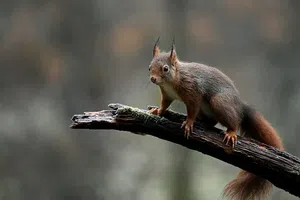
#> input picture 7th-week-hw/images/robert.webp, 300 x 200 px, found by its file name
$ python robertCross.py
#> lines starting #> are read from the running program, lines starting #| are printed output that depends on the picture
import cv2
import numpy as np
from scipy import ndimage

cross_v = np.array( [[1, 0 ],[0,-1 ]] )

cross_h = np.array( [[ 0, 1 ],[ -1, 0 ]] )

img = cv2.imread("images\\robert.webp",0).astype('float64')
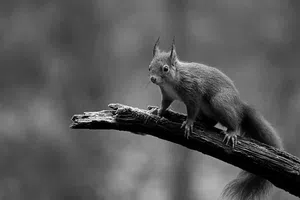
#> img: shape (200, 300) float64; min 0, max 244, mean 88.1
img/=255.0
vert = ndimage.convolve( img, cross_v )
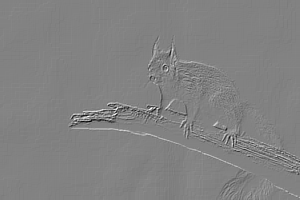
#> vert: shape (200, 300) float64; min -0.722, max 0.69, mean 8.72e-05; drawn with min black and max white
horiz = ndimage.convolve( img, cross_h )
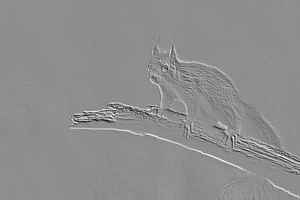
#> horiz: shape (200, 300) float64; min -0.776, max 0.624, mean 0.000301; drawn with min black and max white

img_edg = np.sqrt( np.square(horiz) + np.square(vert))
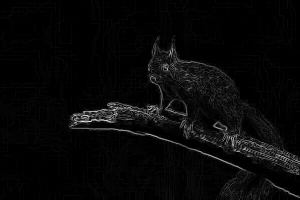
#> img_edg: shape (200, 300) float64; min 0, max 0.924, mean 0.0336
img_edg*=255

cv2.imwrite("results\\output.jpg",img_edg)

result = cv2.hconcat([cv2.imread("images\\robert.webp"), cv2.imread('results\\output.jpg')])
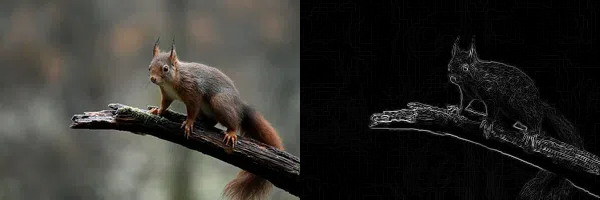
#> result: shape (200, 600, 3); mean B, G, R 44.5, 48.5, 49.6
cv2.imshow('result', result)
cv2.waitKey(0)

$ run again, with 7th-week-hw/images/imageNeg.jpg saved as 7th-week-hw/images/robert.webp
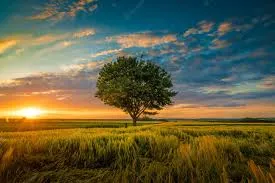
#> input picture 7th-week-hw/images/imageNeg.jpg, 275 x 183 px, found by its file name
#> `img_edg = np.sqrt( np.square(horiz) + np.square(vert))`:
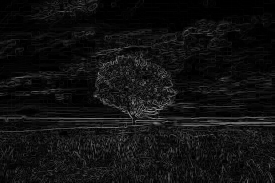
#> img_edg: shape (183, 275) float64; min 0, max 0.636, mean 0.0669
#> `result = cv2.hconcat([cv2.imread("images\\robert.webp"), cv2.imread('r..`:
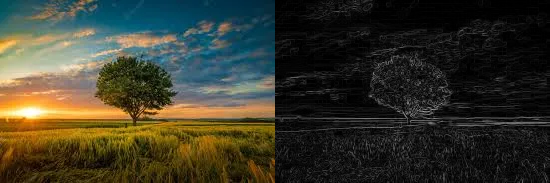
#> result: shape (183, 550, 3); mean B, G, R 42.6, 56.4, 57.4
